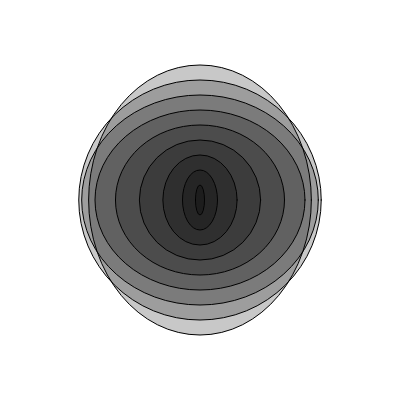
Frame 1 (no input)
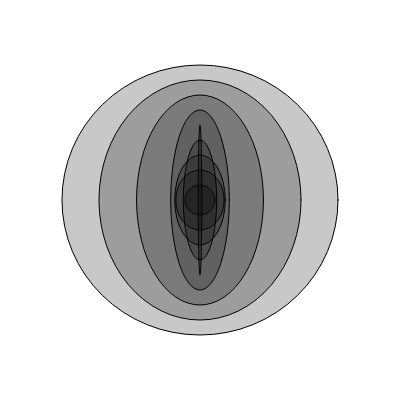
Frame 60 (no input)
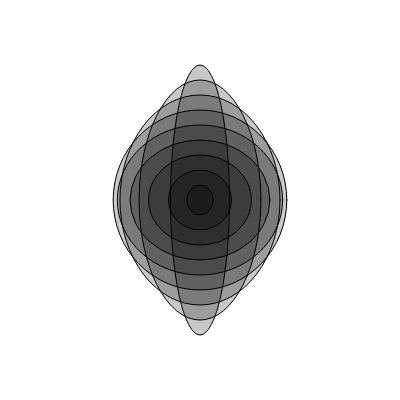
Frame 120 (the mouse pressed at the canvas centre since frame 60)

The p5.js sketch that drew these frames (run headless with seeded random() and noise() and a simulated clock; from frame 60 on, the mouse is pressed at the canvas centre):

// p5.js sketch
// ── sketch.js
let t = 0

function setup() {
  frameRate (60)
}

function draw() {
  createCanvas(c=400, c);
  background (255);
  blendMode (MULTIPLY);
  translate(c/2,c/2);
  for(var v=0; v<10;v++){
    fill(200);
    ellipse(0,0,v*35*sin(t+PI/12*v) ,v*30);
}
  t +=PI/100;
}
